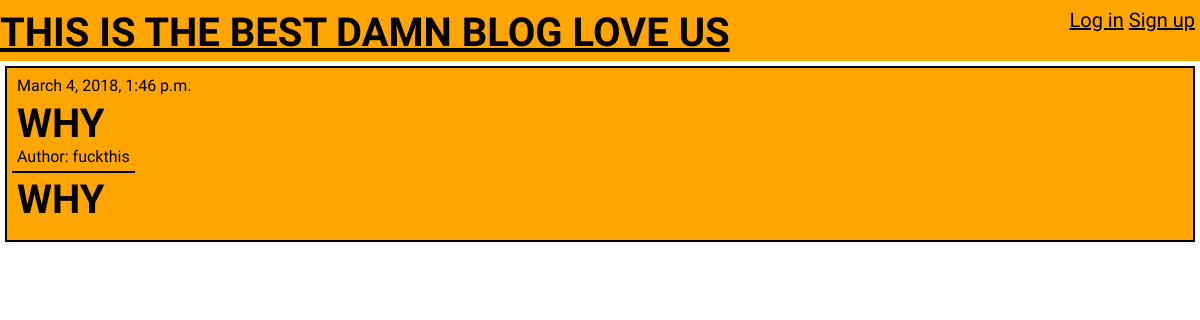
Screenshot of /post/11/ with the database file from the repository.
### blog/models.py (models this page shows, shortened)
class Post(models.Model):
    author = models.ForeignKey('auth.User', on_delete=models.CASCADE)
    title = models.CharField(max_length=200)
    text = models.TextField()
    created_date = models.DateTimeField(default=timezone.now)
    publish_date = models.DateTimeField(blank=True, null=True)
    def markdown_message(self):
        return mark_safe(markdown(self.text, safe_mode="escape"))

### blog/views.py (the view)
# urls.py: url(r'^post/(?P<pk>\d+)/$', views.post_detail, name='post_detail'),
def post_detail(request, pk):
    post = get_object_or_404(Post, pk=pk)
    if request.user.groups.filter(name='New').count() is 0:
        notnew = 'yes'
        print(notnew)
    else:
        notnew = 'no'
    return render(request, 'blog/post_detail.html', {'post': post, 'notnew': notnew})

### blog/templates/blog/post_detail.html (shortened to what this page needs)
{% extends 'blog/base.html' %}
{% load avatar_tags %}
{% block content %}
    <div class="post">
        {% if post.publish_date %}
            <div class="date">
                {{ post.publish_date }}
            </div>
        {% endif %}
        <h1>{{ post.title }}</h1>
        <p class="author">Author: {{ post.author }}</p>
        <p>{{ post.markdown_message|linebreaksbr }}</p>
    </div>
{% endblock %}

### blog/static/css/blog.css (style rules this page uses)
div, body, p, a { padding: 0px; font-family: 'Krona One', sans-serif; color: black; }
h1 { font-size: 40px; font-weight: bold; }
.post, .account, .edit, .reset { border: 2px solid black; background: orange; padding: 5px; margin: 5px; }
.post * { padding: 5px; }
.post .author { border-bottom: 2px solid black; display: inline; }

### rows the page displays
Post: publish_date "March 4, 2018, 1:46 p.m.", title "WHY", author "fuckthis", markdown_message "WHY"
